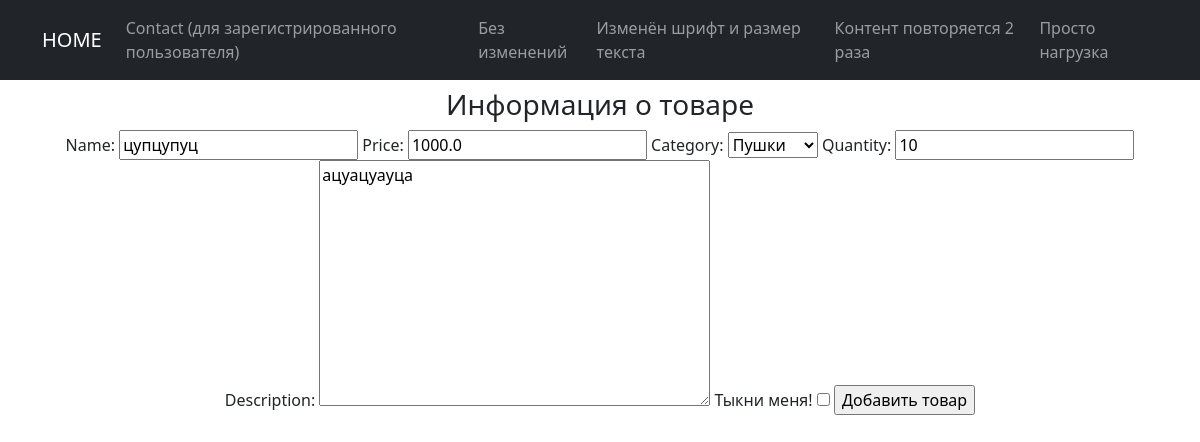
Page /products/create/13 on the committed database.
### simpleapp/models.py (models this page shows, shortened)
class Product(models.Model):
    name = models.CharField(max_length=50, unique=True)
    description = models.TextField()
    quantity = models.IntegerField(validators=[MinValueValidator(0)])
    category = models.ForeignKey(to='Category', on_delete=models.CASCADE, related_name='products')
    price = models.FloatField(validators=[MinValueValidator(0.0)])

class Category(models.Model):
    name = models.CharField(max_length=50, unique=True)
    def __str__(self):
        return f'{self.name.title()}'

### simpleapp/views.py (the view)
# urls.py: path('create/<int:pk>', ProductUpdateView.as_view(), name='product_update'),
class ProductUpdateView(UpdateView):
    template_name = 'sample_app/product_create.html'
    form_class = ProductForm
    def get_object(self, **kwargs):
        id = self.kwargs.get('pk')
        return Product.objects.get(pk=id)

### simpleapp/forms.py
class ProductForm(ModelForm):
    chek_box = BooleanField(label='Тыкни меня!')
    class Meta:
        model = Product
        fields = ['name', 'price', 'category', 'quantity', 'description', 'chek_box']

### templates/sample_app/product_create.html (shortened to what this page needs)
{% extends 'flatpages/default.html' %}
{% block content %}
<h3>Информация о товаре</h3>
<form method="POST">
    {{ form }}
    <input type="submit" value="Добавить товар">
</form>
{% endblock content %}

### rows in the picture
Product: name "цупцупуц", price "1000.0", category "Пушки", quantity "10", description "ацуацуауца"
